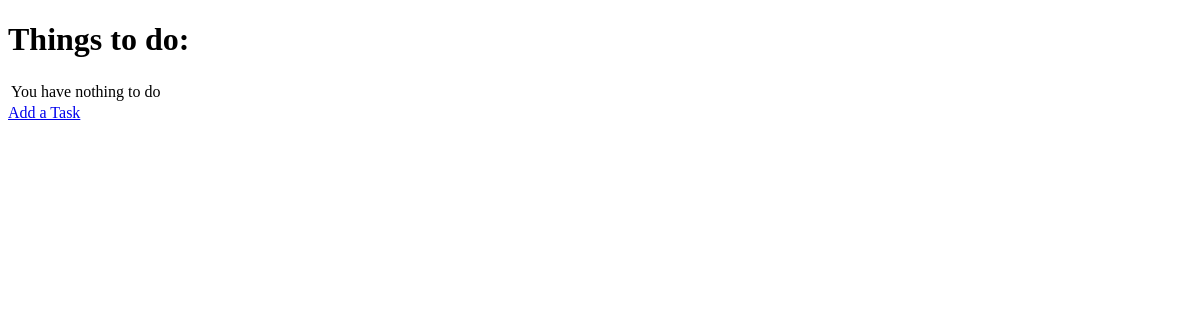
The app's page /, older data.
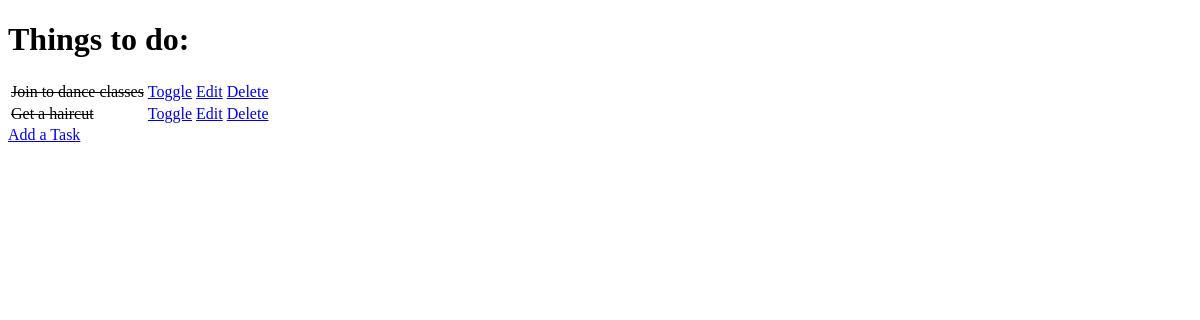
The same page, newer data.
### todo/models.py (models this page shows, shortened)
class Task(models.Model):
    name = models.CharField(max_length=50, null=False, blank=False)
    done = models.BooleanField(null=False, blank=False)

### todo/views.py (the view)
# urls.py: path('', views.get_todo_list, name='get_todo_list'),
def get_todo_list(request):
    tasks = Task.objects.all()
    context = {
        'tasks': tasks
    }
    return render(request, 'todo/todo_list.html', context)

### todo/templates/todo/todo_list.html (shortened to what this page needs)
<!DOCTYPE html>
<html lang="en">
<head>
</head>
<body>
    <h1>Things to do:</h1>
    <table>
        {% for task in tasks %}
        <tr>
            {% if task.done %}
            <td><strike>{{ task.name }}</strike></td>
            {% else %}
            <td>{{ task.name }}</td>
            {% endif %}
            <td>
                <a href="/toggle/{{ task.id }}">
                    Toggle
                </a>
            </td>
            <td>
                <a href="/edit/{{ task.id }}">
                    Edit
                </a>
            </td>
            <td>
                <a href="/delete/{{ task.id }}">
                    Delete
                </a>
            </td>
        </tr>
        {% empty %}
        <tr>
            <td>You have nothing to do</td>
        </tr>
        {% endfor %}
    </table>
    <a href="/add">Add a Task</a>
</body>
</html>

Row changes from the older to the newer data that the page shows:
added Task: name "Join to dance classes"
added Task: name "Get a haircut"
Text that changed along with them:
text no longer shown: "You have nothing to do"
